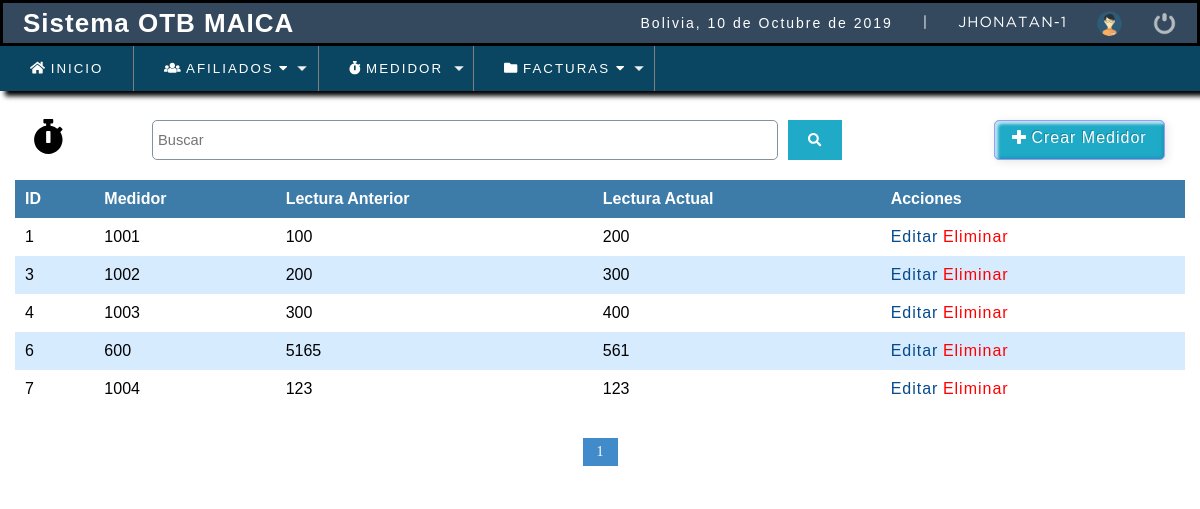
Page /sistema/buscar_medidor.php?busqueda=1 (signed in) on the committed database.
### tables this page shows
CREATE TABLE `medidor` (
  `id_medidor` int(11) NOT NULL,
  `medidor` int(11) NOT NULL,
  `lectura_anterior` int(11) NOT NULL,
  `lectura_actual` int(11) NOT NULL,
  `estado` varchar(100) NOT NULL
);

### sistema/buscar_medidor.php (the view, shortened to what this page needs)
<?php
	include "../conexion.php";
 ?>
<!DOCTYPE html>
<html lang="en">
<head>
	<?php
	include 'includes/scripts.php';
	?>
</head>
<body>
	<?php
	include 'includes/header.php';
	?>
	<section id="container">
		<?php
		$busqueda= strtolower($_REQUEST['busqueda']);
		 ?>
		<h1><i class="fas fa-stopwatch"></i></h1>
		<form action="buscar_medidor.php" method="get" class="form_search_medidor">
			<input type="text" name="busqueda" id="busqueda" placeholder="Buscar" >
			<button type="submit" class="btn_search"><i class="fas fa-search" id="a"></i></button>
			<a href="#" class="btn_medidor" onclick="abrir();"><i class="fas fa-plus" ></i> Crear Medidor</a>
		</form>
		<table>
			<tr>
				<th>ID</th>
				<th>Medidor</th>
				<th>Lectura Anterior</th>
				<th>Lectura Actual</th>
				<th>Acciones</th>
			</tr>
			<?php
			$sql_registe=mysqli_query($conection," SELECT COUNT(*) AS total_registro
								from medidor
								where ( id_medidor 			like '%$busqueda%' OR
										medidor 			like '%$busqueda%' OR
										lectura_anterior 	like '%$busqueda%' OR
										lectura_actual 		like '%$busqueda%')");
			$result_register=mysqli_fetch_array($sql_registe);
			$total_registro=$result_register['total_registro'];
			$por_pagina = 10;
			if(empty($_GET['pagina']))
			{
				$pagina = 1;
			}else
			{
				$pagina=$_GET['pagina'];
			}
			$desde = ($pagina-1) * $por_pagina;
			$total_paginas=ceil($total_registro / $por_pagina);
			$query= mysqli_query($conection,"SELECT m.id_medidor , m.medidor, m.lectura_anterior, m.lectura_actual
				FROM medidor m
				where ( m.id_medidor 		like '%$busqueda%' OR
						m.medidor 			like '%$busqueda%' OR
						m.lectura_anterior 	like '%$busqueda%' OR
						m.lectura_actual 	like '%$busqueda%')
				order by m.id_medidor asc
					limit $desde,$por_pagina
					");
				$result = mysqli_num_rows($query);
				if($result>0)
				{
					while($data=mysqli_fetch_array($query)){
			?>
						<tr>
							<td> <?php echo $data['id_medidor'];?> </td>
							<td><?php echo $data['medidor'];?></td>
							<td><?php echo $data['lectura_anterior'];?></td>
							<td><?php echo $data['lectura_actual'];?></td>
							<td>
								<a class="link_edit" href="editar_medidor.php?id=<?php echo $data['id_medidor'];?>">Editar</a>
									<a class="link_delete" href="eliminar_medidor.php?id=<?php echo $data['id_medidor'];?>">Eliminar</a>
							</td>
						</tr>
			<?php
					}
				}
			 ?>
		</table>
		<?php
		if($total_registro!=0)
		{
		 ?>
<div class="paginador">
	<ul>
		<?php
			for ($i=1; $i <= $total_paginas; $i++) {
				if($i==$pagina)
				{
					echo '<li class="pageselected">'.$i.'</li>';
				}else
				{
				echo '<li><a href="?pagina='.$i.'&busqueda='.$busqueda.'">'.$i.'</a></li>';
				}
			}
		 ?>
	</ul>
</div>
<?php
		}
 ?>
	</section>
</body>
</html>

### sistema/css/style.css (style rules this page uses)
* { margin: 0; padding: 0; box-sizing: border-box; }
h1, h2, h3, h4, h5, h6 { font-family: 'arial'; font-weight: bold; letter-spacing: 1px; }
h1 { font-size: 26px; }
a { text-decoration: none; font-family: arial; letter-spacing: 1px; }
#container { padding: 100px 15px 15px; top: 50px; }
#container h1 { padding: 18px; }
input,select { display: block; width: 90%; font-size: 11pt; padding: 5px; border: 1px solid #85929e; border-radius: 5px; }
#container h1 { font-size: 35px; display: inline-block; }
table { border-collapse: collapse; font-size: 12pt; font-family: 'arial'; width: 100%; }
table th { text-align: left; padding: 10px; background: #3d7ba8; color: #fff; }
table tr:nth-child(odd) { background: #D7EBFF; }
table td { padding: 10px; }
.link_edit { color: #044A8E; }
.link_delete { color: red; }
.paginador ul { padding: 15px; list-style: none; background: #fff; margin-top: 15px; display: -webkit-flex; display: -moz-flex; display: -ms-flex; display: -o-flex; display: flex; justify-content:center; }
.paginador a,.pageselected { color: #428bca; border: 1px solid #ddd; padding: 5px; display: inline-block; font-size: 14px; text-align: center; width: 35px; }
.pageselected { color: #fff; background: #428bca; border: 1px solid #428bca; }
.form_search_medidor { display: -webkit-flex; display: -moz-flex; display: -ms-flex; display: -o-flex; display: flex; float: right; background: initial; padding: 20px; width: 90%; border-radius: 10px; }
.btn_medidor { background: #1faac8 ; color: #fff; float: right; padding-top: 8px; padding-bottom: 5px; height: 40px; width: 250px; margin-left: 15%; cursor: pointer; text-align: center; box-shadow: inset 3px 3px 3px rgba(255,255,255,.7), inset -2px -2px 3px rgba(0,0,0,.1), 2px 2px 10px rgba(0,0,0,.1); border: 1px solid #9b9bff; text-shadow: -1px -1px rgba(0,0,0,.2); border-radius: 5px; }
.form_search_medidor .btn_search { background: #1faac8; color: #fff; padding: 0 20px; border: 0; cursor: pointer; margin-left: 10px; }

### rows in the picture
medidor: id_medidor "1", medidor "1001", lectura_anterior "100", lectura_actual "200"
medidor: id_medidor "3", medidor "1002", lectura_anterior "200", lectura_actual "300"
medidor: id_medidor "4", medidor "1003", lectura_anterior "300", lectura_actual "400"
medidor: id_medidor "6", medidor "600", lectura_anterior "5165", lectura_actual "561"
medidor: id_medidor "7", medidor "1004", lectura_anterior "123", lectura_actual "123"

### other values in the picture
fechaC() "10 de Octubre de 2019"
$_SESSION['nombre'] "JHONATAN"
$_SESSION['rol'] "1"
